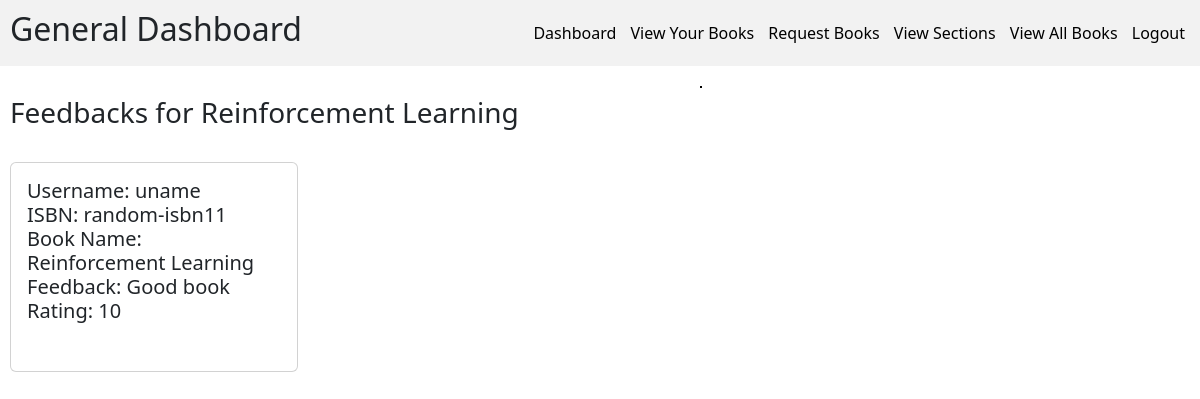
/readFeedback/?id=1 (signed in), run on an earlier commit of the app's database.
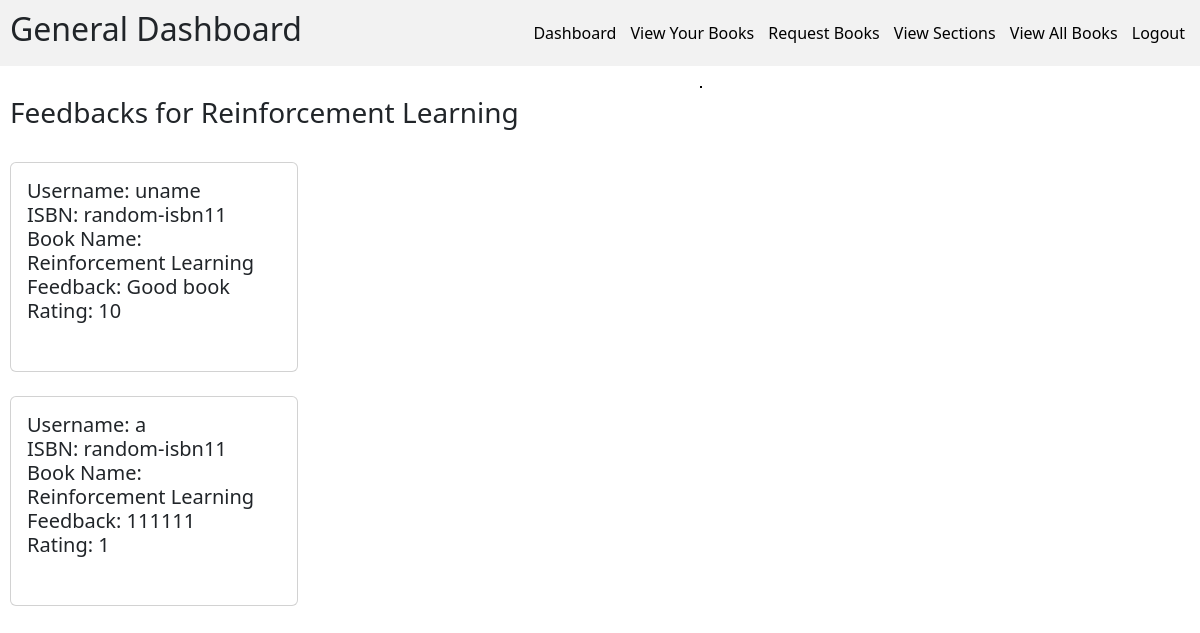
And on a later commit of the database.
### models.py (models this page shows)
class BookFeedbackModel(db.Model):
    __tablename__ = "book_feedback"
    uid = Column(Integer, ForeignKey("user_login.id"), primary_key=True)
    book_id = Column(Integer, ForeignKey("book.id"), primary_key=True)
    feedback = Column(String(500), nullable=False)
    rating = Column(Integer, nullable=False)

class UserLoginModel(db.Model, UserMixin):
    __tablename__ = "user_login"
    id = Column(Integer, primary_key=True, autoincrement=True)
    username = Column(String(40), unique=True, nullable=False)
    password = Column(String(80), nullable=False)

class BookModel(db.Model):
    __tablename__ = "book"
    id = Column(Integer, primary_key=True, autoincrement=True)
    isbn = Column(String(13), nullable=False, unique=True)
    name = Column(String(100), nullable=False)
    page_count = Column(Integer, nullable=False)
    content = Column(String, nullable=False)
    publisher = Column(String(100), nullable=False)
    volume = Column(Integer, nullable = False)
    section_id = Column(Integer, ForeignKey("section.id"), nullable=False)
    search_word = Column(String(500), nullable=False)
    price = Column(Integer, nullable=False)

### app.py (the view)
@app.route("/readFeedback/", methods=["GET"])
@login_required
def readFeedback():
    id = request.args.get("id")
    user_info = UserInfoModel.query.filter_by(uid=current_user.id).first()
    if not user_info:
        flash("User info not found")
        return redirect("/")
    role = user_info.role
    if id:
        book = BookModel.query.filter_by(id=id).first()
        if not book:
            flash("Book does not exist")
            return redirect(f"/{user_info.role.lower()}Dashboard")
    if not id:
        book_feedbacks = (
            BookFeedbackModel.query.join(
                BookModel, onclause=BookModel.id == BookFeedbackModel.book_id
            )
            .join(UserLoginModel, onclause=UserLoginModel.id == BookFeedbackModel.uid)
            .with_entities(
                BookModel.id,
                BookModel.isbn,
                BookModel.name,
                BookFeedbackModel.uid,
                BookFeedbackModel.feedback,
                BookFeedbackModel.rating,
                UserLoginModel.username,
            )
            .all()
        )
        return render_template(
            "readFeedback.html", book_feedbacks=book_feedbacks, role=role
        )
    else:
        book_feedbacks = (
            BookFeedbackModel.query.filter_by(book_id=id)
            .join(BookModel, onclause=BookModel.id == BookFeedbackModel.book_id)
            .join(UserLoginModel, onclause=UserLoginModel.id == BookFeedbackModel.uid)
            .with_entities(
                BookModel.id,
                BookModel.isbn,
                BookModel.name,
                BookFeedbackModel.uid,
                BookFeedbackModel.feedback,
                BookFeedbackModel.rating,
                UserLoginModel.username,
            )
            .all()
        )
        return render_template(
            "readSpecificFeedback.html", book_feedbacks=book_feedbacks, role=role
        )

### blueprints/api.py (called while the page is built)
@login_manager.user_loader
def load_user(id):
    return UserLoginModel.query.get(id)

### templates/readSpecificFeedback.html (shortened to what this page needs)
{% if role == "Librarian" %}
{% extends "librarianBase.html" %}
{% else %}
{% extends "generalBase.html" %}
{% endif %}
{% block content %}
{% if not book_feedbacks %}
<h3>No feedbacks exist yet!</h3>
{% else %}
<h3>Feedbacks for {{book_feedbacks[0].name}}</h3> <br>
{% for feedback in book_feedbacks %}
    <div class="card" style="width: 18rem;">
        <div class="card-body">
            <h5>
                        Username: {{feedback.username}} <br>
                        ISBN: {{feedback.isbn}} <br>
                        Book Name: {{feedback.name}} <br>
                        Feedback: {{feedback.feedback}} <br>
                        Rating: {{feedback.rating}} <br> <br>
                    </h5>
                </div>
            </div>
            <br>
            {% endfor %}
        {% endif %}
{% endblock %}

What changed in the data, as far as the page shows it:
added BookFeedbackModel: username "a", isbn "random-isbn11", name "Reinforcement Learning", feedback "111111", rating "1"
